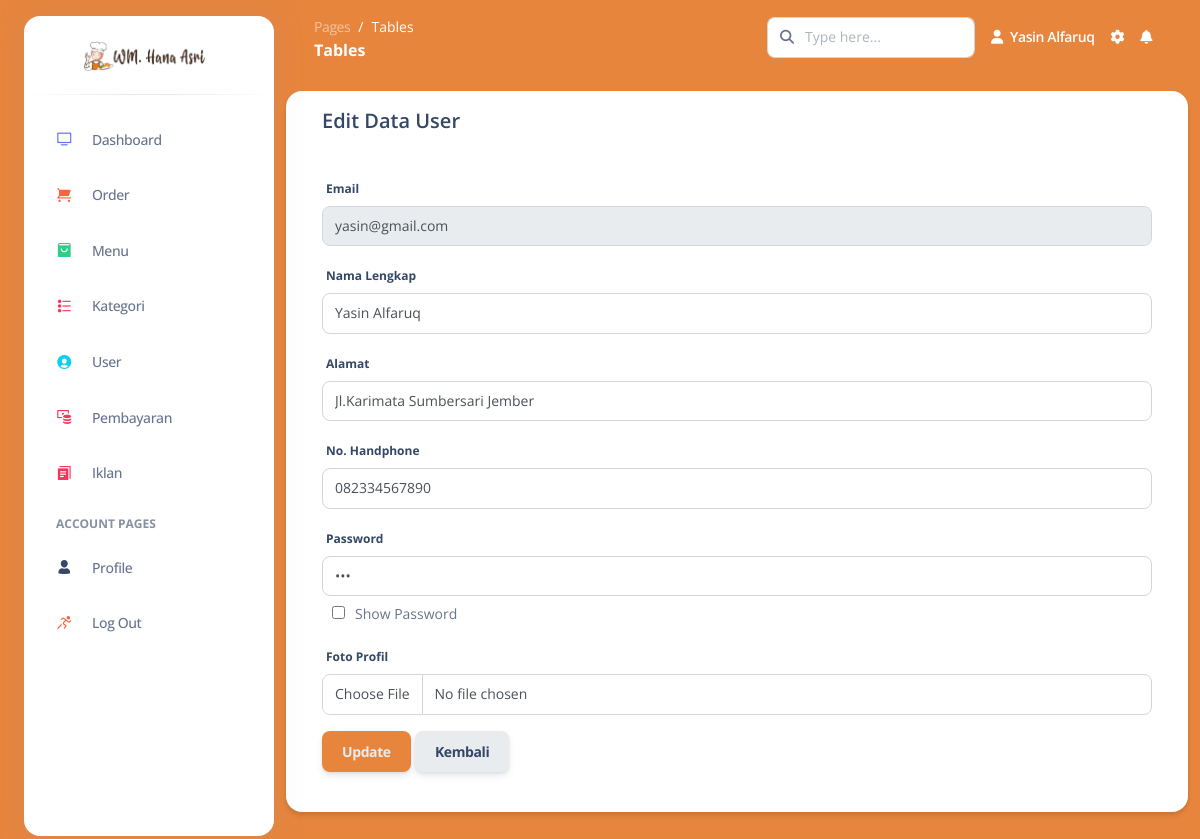
The page /dashboard/pages/user/edit_user.php?id_user=1 (signed in) on the database as committed earlier.
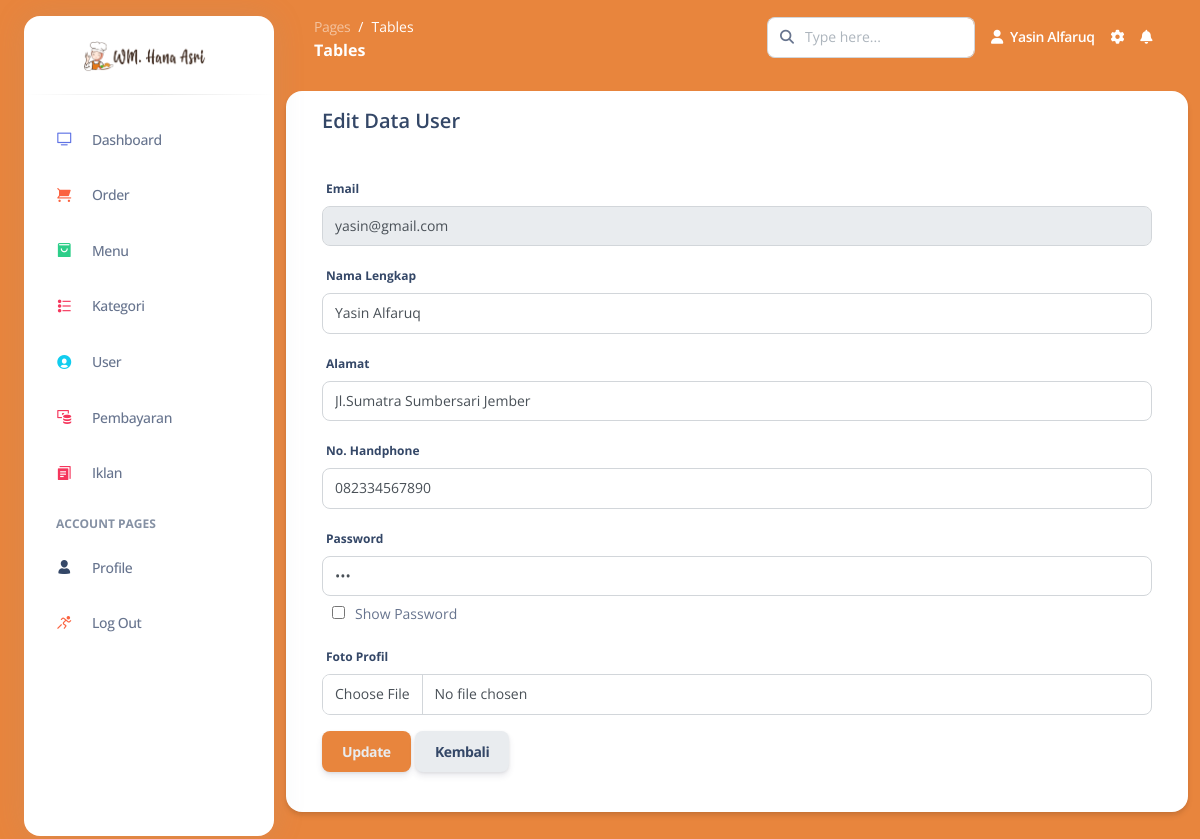
The same page on the database as committed later.
### tables this page shows
CREATE TABLE `user` (
  `id_user` int(11) NOT NULL,
  `nama_user` varchar(100) NOT NULL,
  `email` varchar(100) NOT NULL,
  `alamat` varchar(100) DEFAULT NULL,
  `nohp` varchar(15) DEFAULT NULL,
  `password` varchar(50) NOT NULL,
  `gambar` varchar(11) NOT NULL,
  `id_akses` int(11) NOT NULL
);

### dashboard/pages/user/edit_user.php (the view, shortened to what this page needs)
<?php
include('../header.php');
$id_user = $_GET['id_user'];
$query = "SELECT * FROM user WHERE id_user = '$id_user'";
$result = mysqli_query($koneksi, $query);
$u = mysqli_fetch_array($result);
?>
<div class="container-fluid py-3">
  <div class="row">
    <div class="card shadow mb-4">
      <div class="card-header py-3">
        <h5 class="m-0 font-weight-bold">Edit Data User</h5>
      </div>
      <div>
        <div class="m-4">
          <form action="edit_user.php" method="POST" class="user" enctype='multipart/form-data'>
            <div class="form-group">
              <label for="txt_email">Email</label>
              <input type="email" class="form-control form-control-user"  placeholder="Email" name="txt_email" value="<?php echo $u['email']; ?>" readonly>
            </div>
            <div class="form-group">
              <label for="txt_nama">Nama Lengkap</label>
              <input type="text" class="form-control form-control-user" placeholder="Nama Lengkap" name="txt_nama" value="<?php echo $u['nama_user']; ?>">
            </div>
            <div class="form-group">
              <label for="txt_alamat">Alamat</label>
              <input type="text" class="form-control form-control-user" placeholder="Alamat" name="txt_alamat" value="<?php echo $u['alamat']; ?>">
            </div>
            <div class="form-group">
              <label for="txt_nohp">No. Handphone</label>
              <input type="number" class="form-control form-control-user" placeholder="No. Handphone" name="txt_nohp" value="<?php echo $u['nohp']; ?>">
            </div>
            <div class="form-group">
              <label for="txt_pass">Password</label>
              <input type="password" class="form-control form-control-user" placeholder="Password" name="txt_pass" value="<?php echo $u['password']; ?>" id="myInput">
              <input type="checkbox" onclick="myFunction()" style="margin-left: 10px; margin-top: 10px;"><span style="font-size: 14px; margin-left: 10px;">Show Password</span>
            </div>
            <div class="form-group">
              <label for="gambar">Foto Profil</label>
              <input type="file" class="form-control form-control-user" name="txt_gambar">
            </div>
            <button type="submit" name="update" class="btn btn-user btn-block text-light" style="background-color: #E8853D;"><b>Update</b></button>
            <button class="btn btn-light btn-user btn-block"><a href="user.php">Kembali</button>
            </form>
          </div>
        </div>
      </div>
    </div>
  </div>
<?php
include('../footer.php')
?>

Rows that differ between the two databases and show on the page:
changed user "yasin@gmail.com": txt_alamat "Jl.Karimata Sumbersari Jember" → "Jl.Sumatra Sumbersari Jember"
